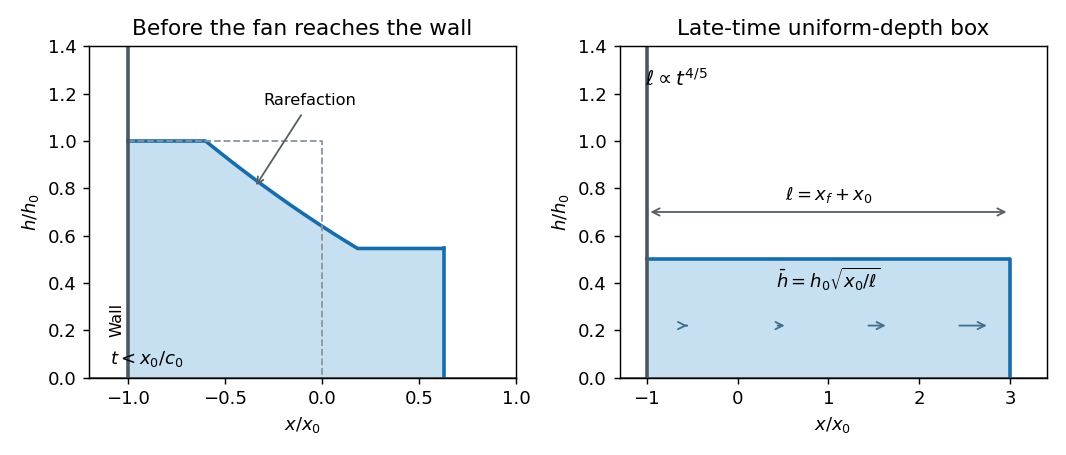

Source code (Python):
"""Finite-lock sketches; Python 3.14 with root-pinned NumPy and Matplotlib.

Write the PNG basename to caller CWD, respecting MPLCONFIGDIR.
"""
from pathlib import Path
import matplotlib
matplotlib.use('Agg')
import matplotlib.pyplot as plt
import numpy as np


def main():
    F=1.;c0=1.;h0=1.;x0=1.;t=.6
    kF=np.sqrt(2)*F;cf=4*c0/(4+kF);uf=kF*cf
    xi_tail=uf-cf;front=uf*t
    x=np.linspace(-x0,front,500)
    xi=x/t
    c=np.where(xi<=-c0,c0,np.where(xi<=xi_tail,(4*c0-xi)/5,cf))
    h=h0*(c/c0)**2
    fig,axes=plt.subplots(1,2,figsize=(8.2,3.5),dpi=130,facecolor='white')
    ax=axes[0]
    ax.fill_between(x,0,h,color='#c7e0f1');ax.plot(x,h,color='#176dab',lw=2)
    ax.plot([front,front],[0,h[-1]],color='#176dab',lw=2)
    ax.plot([-1,0,0],[1,1,0],ls='--',color='#89949e',lw=1)
    ax.axvline(-1,color='#4b5862',lw=2);ax.axhline(0,color='#4b5862',lw=1)
    ax.annotate('Rarefaction',(-.35,.8),xytext=(-.3,1.15),fontsize=9,
                arrowprops={'arrowstyle':'->','color':'#555f68'})
    ax.text(-1.02,.17,'Wall',rotation=90,va='bottom',ha='right',fontsize=9)
    ax.set(xlim=(-1.2,1),ylim=(0,1.4),xlabel=r'$x/x_0$',ylabel=r'$h/h_0$',
           title='Before the fan reaches the wall')
    ax.text(.05,.04,r'$t<x_0/c_0$',transform=ax.transAxes,fontsize=10)
    ax=axes[1];length=4.;height=np.sqrt(x0/length);nose=length-x0
    ax.fill_between([-x0,nose],0,height,color='#c7e0f1')
    ax.plot([-x0,nose,nose],[height,height,0],color='#176dab',lw=2)
    ax.axvline(-x0,color='#4b5862',lw=2);ax.axhline(0,color='#4b5862',lw=1)
    for xx in [-.6,.4,1.4,2.4]:
        arrow=.45*(xx+x0)/length
        ax.annotate('',(xx+arrow,.22),(xx,.22),arrowprops={'arrowstyle':'->','color':'#426c8b'})
    ax.annotate('',(nose,.7),(-x0,.7),arrowprops={'arrowstyle':'<->','color':'#555f68'})
    ax.text(1.,.75,r'$\ell=x_f+x_0$',ha='center',fontsize=10)
    ax.text(1.,.38,r'$\bar h=h_0\sqrt{x_0/\ell}$',ha='center',fontsize=10)
    ax.set(xlim=(-1.3,3.4),ylim=(0,1.4),xlabel=r'$x/x_0$',ylabel=r'$h/h_0$',
           title='Late-time uniform-depth box')
    ax.text(.06,.88,r'$\ell\propto t^{4/5}$',transform=ax.transAxes,fontsize=11)
    fig.tight_layout()
    fig.savefig(Path.cwd()/'paper-83-finite-lock.png',facecolor='white',transparent=False)
    plt.close(fig)


if __name__=='__main__':main()
